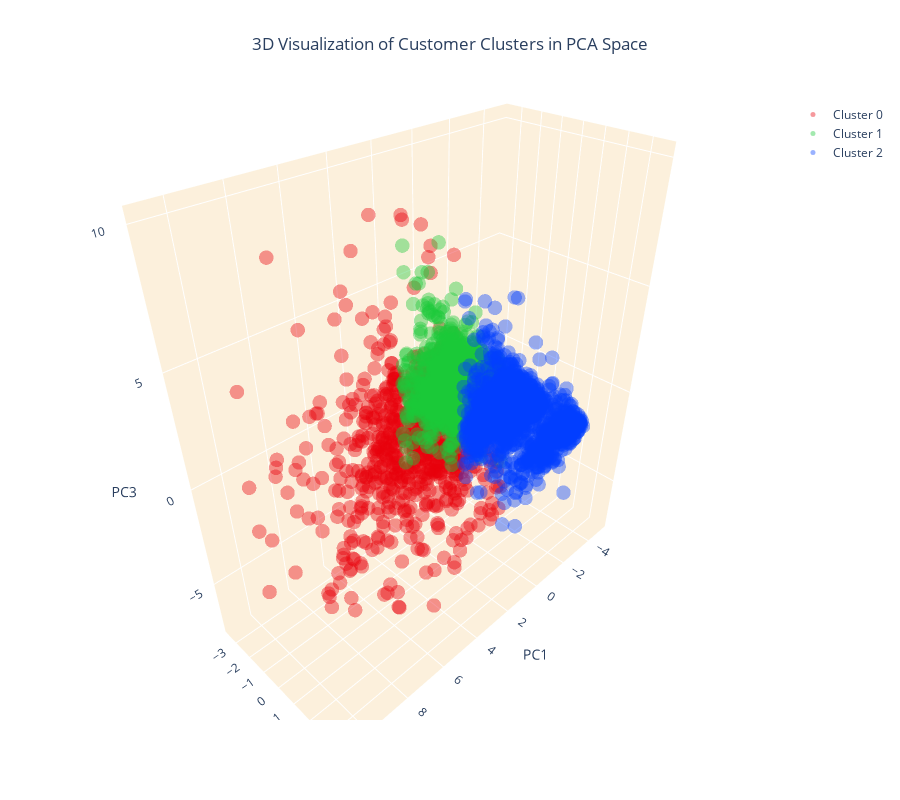

Notebook cell for this chart:
### Code cell
colors = ['#e8000b', '#1ac938', '#023eff']
cluster_0 = customer_data_pca[customer_data_pca['cluster'] == 0]
cluster_1 = customer_data_pca[customer_data_pca['cluster'] == 1]
cluster_2 = customer_data_pca[customer_data_pca['cluster'] == 2]
fig = go.Figure()

fig.add_trace(go.Scatter3d(x=cluster_0['PC1'], y=cluster_0['PC2'], z=cluster_0['PC3'], 
                           mode='markers', marker=dict(color=colors[0], size=5, opacity=0.4), name='Cluster 0'))
fig.add_trace(go.Scatter3d(x=cluster_1['PC1'], y=cluster_1['PC2'], z=cluster_1['PC3'], 
                           mode='markers', marker=dict(color=colors[1], size=5, opacity=0.4), name='Cluster 1'))
fig.add_trace(go.Scatter3d(x=cluster_2['PC1'], y=cluster_2['PC2'], z=cluster_2['PC3'], 
                           mode='markers', marker=dict(color=colors[2], size=5, opacity=0.4), name='Cluster 2'))

fig.update_layout(
    title=dict(text='3D Visualization of Customer Clusters in PCA Space', x=0.5),
    scene=dict(
        xaxis=dict(backgroundcolor="#fcf0dc", gridcolor='white', title='PC1'),
        yaxis=dict(backgroundcolor="#fcf0dc", gridcolor='white', title='PC2'),
        zaxis=dict(backgroundcolor="#fcf0dc", gridcolor='white', title='PC3'),
    ),
    width=900,
    height=800
)

fig.show()
fig.write_html("3d_cluster_visualization.html")

### Figure 1 — Plotly figure (JSON) as saved in the notebook; plotly's stock layout.template omitted (floating-point values rounded to 4 significant figures; data arrays with more than 128 entries replaced by an {"elided": "..."} marker saying what was removed)
{"data": [{"marker": {"color": "#e8000b", "opacity": 0.4, "size": 5}, "mode": "markers", "name": "Cluster 0", "type": "scatter3d", "x": {"elided": "720 float values"}, "y": {"elided": "720 float values"}, "z": {"elided": "720 float values"}}, {"marker": {"color": "#1ac938", "opacity": 0.4, "size": 5}, "mode": "markers", "name": "Cluster 1", "type": "scatter3d", "x": {"elided": "1685 float values"}, "y": {"elided": "1685 float values"}, "z": {"elided": "1685 float values"}}, {"marker": {"color": "#023eff", "opacity": 0.4, "size": 5}, "mode": "markers", "name": "Cluster 2", "type": "scatter3d", "x": {"elided": "1662 float values"}, "y": {"elided": "1662 float values"}, "z": {"elided": "1662 float values"}}], "layout": {"height": 800, "scene": {"xaxis": {"backgroundcolor": "#fcf0dc", "gridcolor": "white", "title": {"text": "PC1"}}, "yaxis": {"backgroundcolor": "#fcf0dc", "gridcolor": "white", "title": {"text": "PC2"}}, "zaxis": {"backgroundcolor": "#fcf0dc", "gridcolor": "white", "title": {"text": "PC3"}}}, "title": {"text": "3D Visualization of Customer Clusters in PCA Space", "x": 0.5}, "width": 900}}
